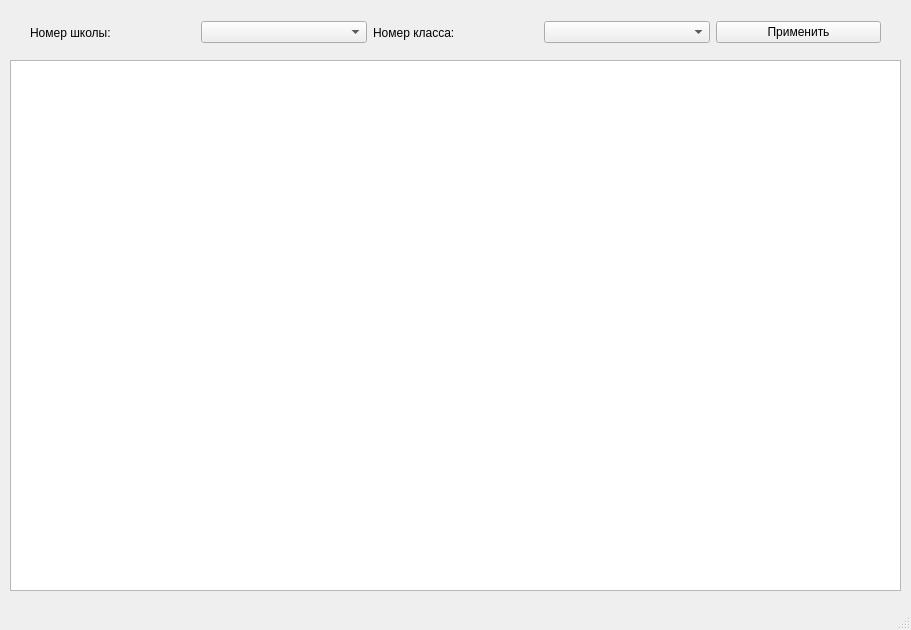
<?xml version="1.0" encoding="UTF-8"?>
<ui version="4.0">
 <class>MainWindow</class>
 <widget class="QMainWindow" name="MainWindow">
  <property name="geometry">
   <rect>
    <x>0</x>
    <y>0</y>
    <width>911</width>
    <height>630</height>
   </rect>
  </property>
  <property name="windowTitle">
   <string>MainWindow</string>
  </property>
  <widget class="QWidget" name="centralwidget">
   <widget class="QTableWidget" name="tableWidget">
    <property name="geometry">
     <rect>
      <x>10</x>
      <y>60</y>
      <width>891</width>
      <height>531</height>
     </rect>
    </property>
   </widget>
   <widget class="QWidget" name="">
    <property name="geometry">
     <rect>
      <x>30</x>
      <y>20</y>
      <width>851</width>
      <height>25</height>
     </rect>
    </property>
    <layout class="QHBoxLayout" name="horizontalLayout">
     <item>
      <widget class="QLabel" name="label">
       <property name="text">
        <string>Номер школы:</string>
       </property>
      </widget>
     </item>
     <item>
      <widget class="QComboBox" name="number_school"/>
     </item>
     <item>
      <widget class="QLabel" name="label_2">
       <property name="text">
        <string>Номер класса:</string>
       </property>
      </widget>
     </item>
     <item>
      <widget class="QComboBox" name="number_class"/>
     </item>
     <item>
      <widget class="QPushButton" name="check">
       <property name="text">
        <string>Применить</string>
       </property>
      </widget>
     </item>
    </layout>
   </widget>
  </widget>
  <widget class="QMenuBar" name="menubar">
   <property name="geometry">
    <rect>
     <x>0</x>
     <y>0</y>
     <width>911</width>
     <height>21</height>
    </rect>
   </property>
  </widget>
  <widget class="QStatusBar" name="statusbar"/>
 </widget>
 <resources/>
 <connections/>
</ui>
